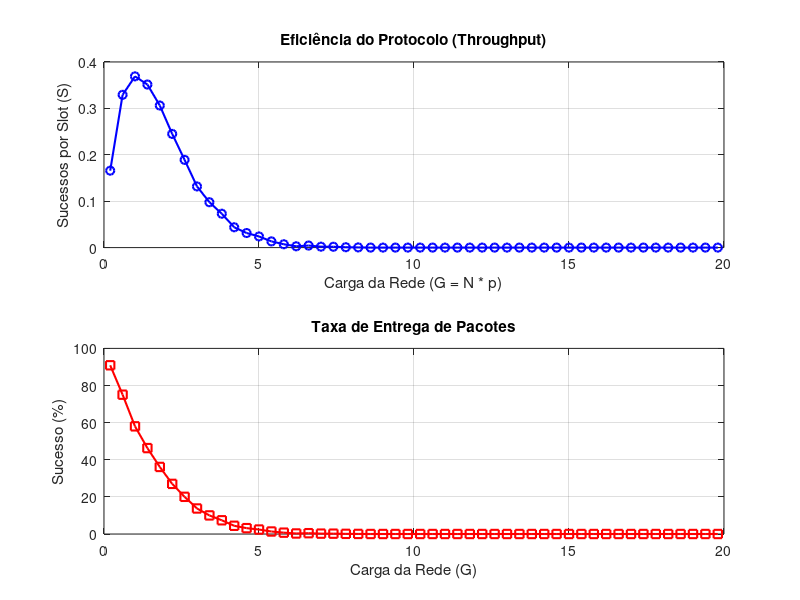

Source code (MATLAB):
% Simulação Slotted ALOHA - Variação de Carga
clear all; clc;

% Parâmetros Fixos
num_nos = 20;               
tempo_max_slots = 5000;     
prob_vetor = 0.01:0.02:1;   

% Vetores para armazenar resultados
throughput_vec = zeros(size(prob_vetor));
latencia_vec = zeros(size(prob_vetor));
entrega_vec = zeros(size(prob_vetor));

% --- Loop de Simulação ---
for p_idx = 1:length(prob_vetor)
    p = prob_vetor(p_idx);
    sucessos = 0;
    tentativas = 0;
    atraso_total = 0;
    
    for slot = 1:tempo_max_slots
        % Cada nó decide se tenta transmitir [cite: 12]
        transmitindo = rand(1, num_nos) < p;
        num_transmissoes = sum(transmitindo);
        
        if num_transmissoes > 0
            tentativas = tentativas + 1;
        end
        
        if num_transmissoes == 1
            % Sucesso: Apenas 1 nó no slot [cite: 38]
            sucessos = sucessos + 1;
        end
    end
    
    
    throughput_vec(p_idx) = sucessos / tempo_max_slots; % Taxa efetiva
    entrega_vec(p_idx) = (sucessos / tentativas) * 100; % % de entrega
    
    if sucessos > 0
        latencia_vec(p_idx) = tentativas / sucessos; 
    end
end

% Geração dos Gráficos 
figure;

subplot(2,1,1);
plot(prob_vetor * num_nos, throughput_vec, 'b-o', 'LineWidth', 1.5);
grid on;
title('Eficiência do Protocolo (Throughput)');
xlabel('Carga da Rede (G = N * p)');
ylabel('Sucessos por Slot (S)');

subplot(2,1,2);
plot(prob_vetor * num_nos, entrega_vec, 'r-s', 'LineWidth', 1.5);
grid on;
title('Taxa de Entrega de Pacotes');
xlabel('Carga da Rede (G)');
ylabel('Sucesso (%)');
